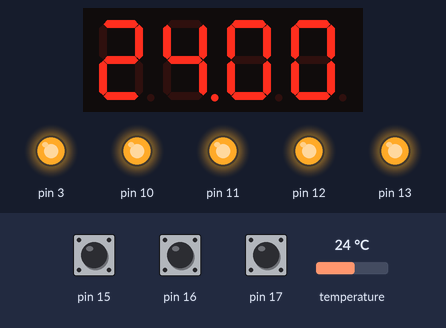
The sketch below on a simulated Arduino Uno, built with avr-gcc and run on an emulated ATmega328P. Parts: 4-digit seven-segment display, output pins drawn as LEDs (lit = HIGH). Inputs (shaded band) come from the test bench; at power-on: temperature 24 °C, pin 15 HIGH, pin 16 HIGH, pin 17 HIGH. What the sketch prints to the serial monitor is not drawn.

Above: at 1.2 s.
1.3 s: temperature set to 12 °C
At 2.4 s:
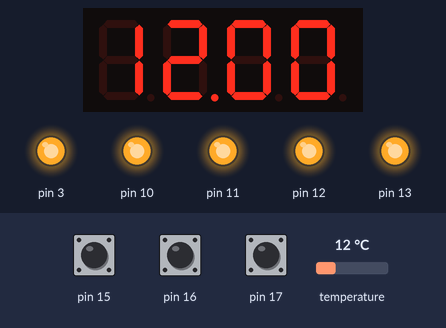
3.0 s: temperature set to 19 °C
At 4.3 s:
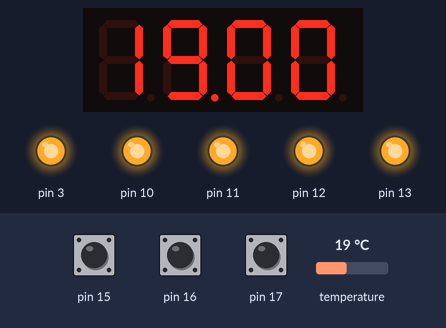
4.6 s: temperature set to 28 °C
At 5.1 s:
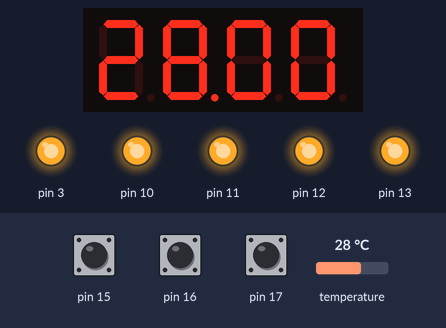
Timing chart, 0 to 7.6 s (numbered marks = the images above; inputs shaded):
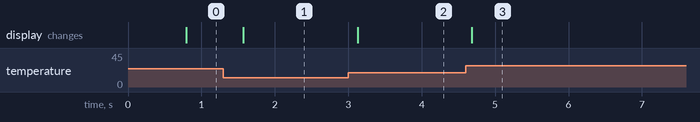

The sketch:

opdracht1.7.ino
```cpp
// Include the libraries we need
#include <OneWire.h>
#include <DallasTemperature.h>
#include <MultiFuncShield.h>

// Data wire is plugged into port 2 on the Arduino
#define ONE_WIRE_BUS A4

// Setup a oneWire instance to communicate with any OneWire devices (not just Maxim/Dallas temperature ICs)
OneWire oneWire(ONE_WIRE_BUS);

// Pass our oneWire reference to Dallas Temperature.
DallasTemperature sensors(&oneWire);

/*
 * The setup function. We only start the sensors here
 */
void setup(void)
{
  // start serial port
  Serial.begin(9600);
  Timer1.initialize();
  MFS.initialize(&Timer1);

  Serial.println("Dallas Temperature IC Control Library Demo");

  // Start up the library
  sensors.begin();
}

/*
 * Main function, get and show the temperature
 */
void loop(void)
{
  // call sensors.requestTemperatures() to issue a global temperature
  // request to all devices on the bus
  Serial.print("Requesting temperatures...");
  sensors.requestTemperatures(); // Send the command to get temperatures
  Serial.println("DONE");
  // After we got the temperatures, we can print them here.
  // We use the function ByIndex, and as an example get the temperature from the first sensor only.
  Serial.print("Temperature for the device 1 (index 0) is: ");
  Serial.println(sensors.getTempCByIndex(0));
  MFS.write(sensors.getTempCByIndex(0),2);
}
```

Measured:
- after the input at 1.3 s, the display: changes after 0.27 s (image 1)
- after the input at 3.0 s, the display: changes after 0.13 s (image 2)
- after the input at 4.6 s, the display: changes after 0.08 s (image 3)
